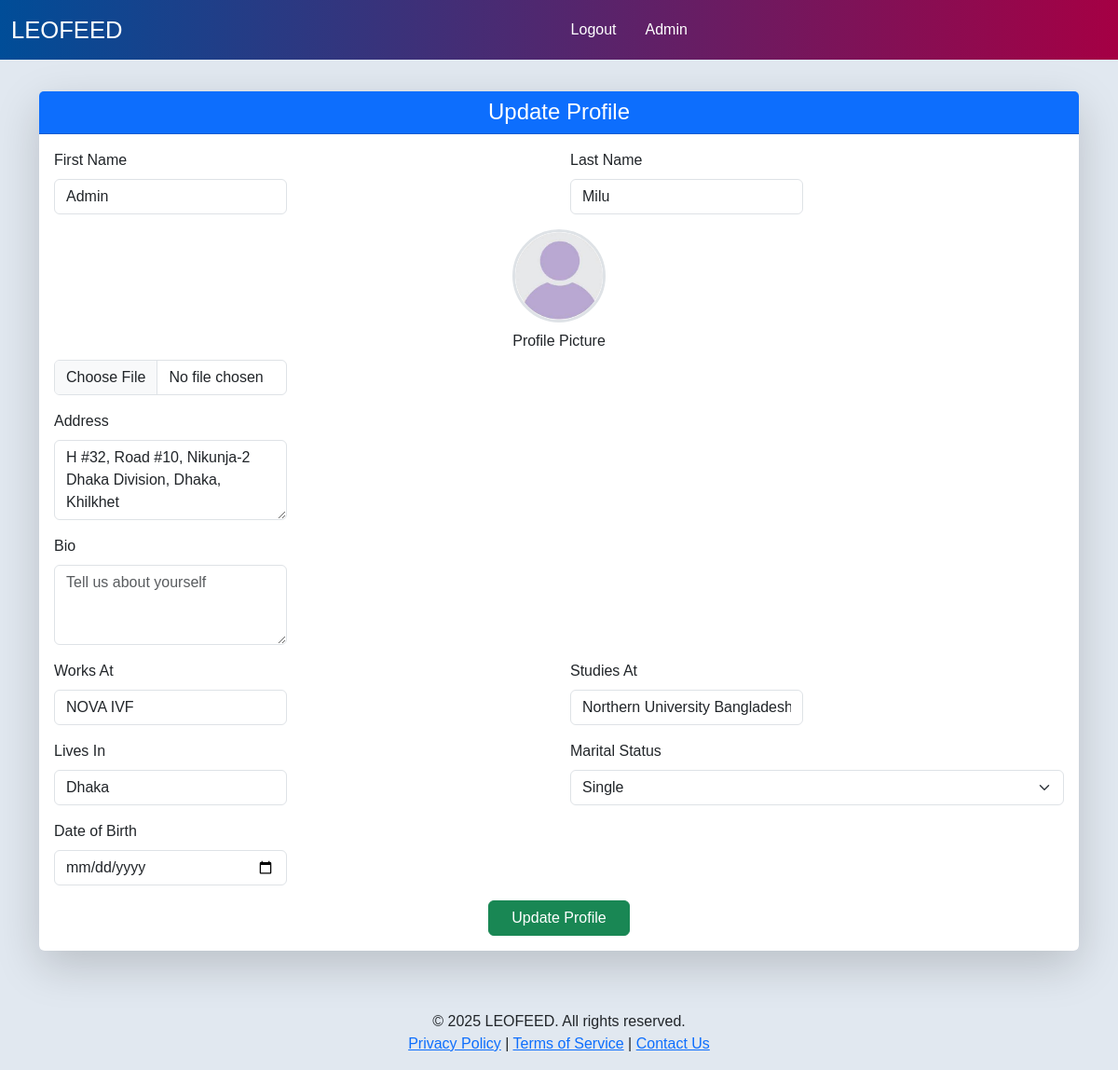
The app's page /update_profile/ (signed in), older data.
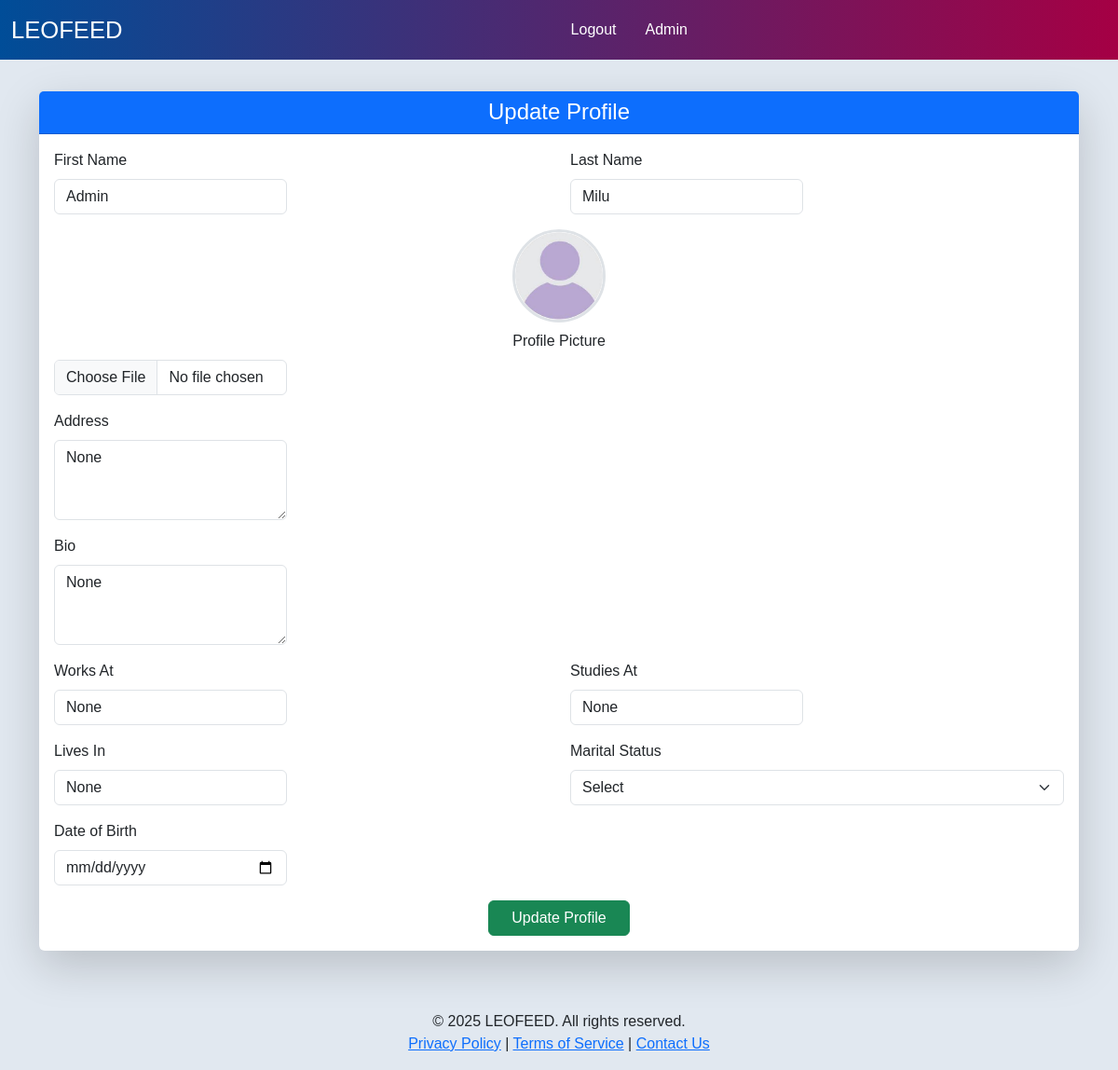
The same page, newer data.
### app_post/models.py (models this page shows, shortened)
class UserProfile(models.Model):
    MARITAL_STATUS = (
        ('single', 'single'),
        ('married', 'married'),
        ('divorced', 'divorced'),
        ('widowed', 'widowed'),
    )
    user = models.OneToOneField(User, on_delete=models.CASCADE)
    profile_picture = models.ImageField(
        upload_to='profile_pictures/', default='default_profile_picture.jpeg', blank=True, null=True)
    address = models.TextField(blank=True, null=True)
    bio = models.TextField(blank=True, null=True)
    works_at = models.TextField(blank=True, null=True)
    studies_at = models.TextField(blank=True, null=True)
    lives_in = models.TextField(blank=True, null=True)
    marital_status = models.CharField(
        max_length=50, choices=MARITAL_STATUS, blank=True, null=True)
    dob = models.DateField(blank=True, null=True)
    created_at = models.DateTimeField(auto_now_add=True)
    updated_at = models.DateTimeField(auto_now=True)
    class Meta:
        verbose_name = _("UserProfile")
        verbose_name_plural = _("UserProfiles")

### app_post/views.py (the view)
# urls.py: path('update_profile/', views.update_profile, name='update_profile'),
@login_required
def update_profile(request):
    userprofile = get_object_or_404(UserProfile, user=request.user)
    if userprofile.user != request.user:
        messages.error(request, "You do not have permission to edit this profile.")
        return redirect('user_profile', username=request.user.username)
    if request.method == 'POST':
        userprofile_form = UserProfileForm(request.POST, request.FILES, instance=userprofile, user=request.user)
        if userprofile_form.is_valid():
            userprofile_form.save()
            messages.success(request, 'Profile updated successfully')
            return redirect('user_profile', username=request.user.username) # Ensure 'user_profile' is a valid URL name
    else:
        userprofile_form = UserProfileForm(instance=userprofile, user=request.user)
    return render(request, 'app_user/update_profile.html', {
        'form': userprofile_form,  # Changed 'forms' to 'form' for consistency
    })

### templates/app_user/update_profile.html (shortened to what the changed rows need)
{% extends 'layout.html' %}
{% load crispy_forms_tags %}
{% block content %}
<div class="container mt-5">
    <div class="card shadow-lg border-0">
        <div class="card-body">
            <form method="post" enctype="multipart/form-data" class="needs-validation" novalidate>
                <div class="mb-3 text-center">
                    {% if form.instance.profile_picture %}
                    <img src="{{ form.instance.profile_picture.url }}" alt="Profile Picture"
                         class="rounded-circle border border-3" width="100" height="100">
                    {% endif %}
                    <label for="profile_picture" class="form-label d-block mt-2">Profile Picture</label>
                    <input type="file" name="profile_picture" id="profile_picture" class="form-control">
                </div>
                <div class="mb-3">
                    <label for="address" class="form-label">Address</label>
                    <textarea name="address" id="address" class="form-control" rows="3"
                              placeholder="Enter your address">{{ form.address.value }}</textarea>
                </div>
                <div class="mb-3">
                    <label for="bio" class="form-label">Bio</label>
                    <textarea name="bio" id="bio" class="form-control" rows="3"
                              placeholder="Tell us about yourself">{{ form.bio.value }}</textarea>
                </div>
                <div class="row">
                    <div class="col-md-6 mb-3">
                        <label for="works_at" class="form-label">Works At</label>
                        <input type="text" name="works_at" id="works_at" class="form-control"
                               placeholder="Company name" value="{{ form.works_at.value }}">
                    </div>
                    <div class="col-md-6 mb-3">
                        <label for="studies_at" class="form-label">Studies At</label>
                        <input type="text" name="studies_at" id="studies_at" class="form-control"
                               placeholder="Institution name" value="{{ form.studies_at.value }}">
                    </div>
                </div>
                <div class="row">
                    <div class="col-md-6 mb-3">
                        <label for="lives_in" class="form-label">Lives In</label>
                        <input type="text" name="lives_in" id="lives_in" class="form-control"
                               placeholder="City name" value="{{ form.lives_in.value }}">
                    </div>
                    <div class="col-md-6 mb-3">
                        <label for="marital_status" class="form-label">Marital Status</label>
                        <select name="marital_status" id="marital_status" class="form-select">
                            <option value="" {% if not form.marital_status.value %}selected{% endif %}>Select</option>
                            <option value="single" {% if form.marital_status.value == "single" %}selected{% endif %}>Single</option>
                        </select>
                    </div>
                </div>
            </form>
        </div>
    </div>
</div>
{% endblock %}

Row changes from the older to the newer data that the page shows:
removed UserProfile: instance.profile_picture (placeholder picture), address "H #32, Road #10, Nikunja-2 Dhaka Division, Dhaka, Khilkhet", works_at "NOVA IVF", studies_at "Northern University Bangladesh", lives_in "Dhaka", marital_status "Single"
added UserProfile: instance.profile_picture (placeholder picture), address "None", bio "None", works_at "None", studies_at "None", lives_in "None"
Text that changed along with them:
form field marital_status: (not shown) → "Select"
